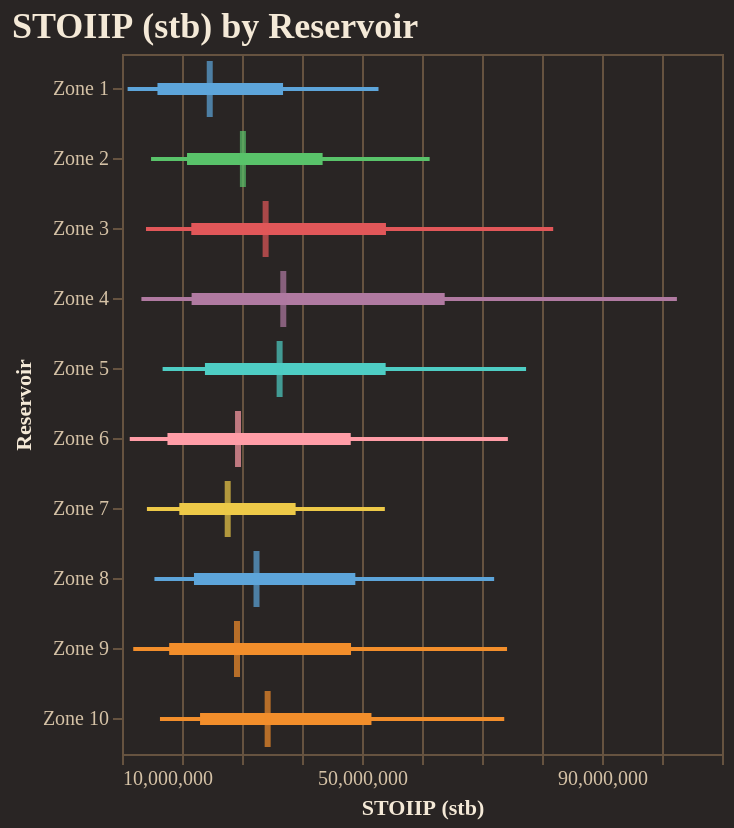

The notebook cell this image was saved under:
### Code cell
fig = reporter.plotter.forest_plot(
    "STOIIP (stb)", 
    backend=PLOTTING_BACKEND
)
fig.show()

### Figure 1 — Vega-Lite specification as saved in the notebook (floating-point values rounded to 4 significant figures)
{"config": {"background": "#292524", "view": {"fill": "#292524", "stroke": "#665340"}, "title": {"color": "#f4e9d7", "font": "Merriweather", "fontSize": 18, "fontWeight": 600, "subtitleColor": "#d5c2a6", "anchor": "start"}, "axis": {"domainColor": "#665340", "gridColor": "#665340", "tickColor": "#665340", "labelColor": "#d5c2a6", "titleColor": "#f4e9d7", "labelFont": "Merriweather", "titleFont": "Merriweather"}, "legend": {"titleColor": "#f4e9d7", "labelColor": "#d5c2a6", "labelFont": "Merriweather", "titleFont": "Merriweather", "orient": "top-right", "symbolType": "circle"}, "header": {"labelColor": "#d5c2a6", "titleColor": "#f4e9d7", "labelFont": "Merriweather", "titleFont": "Merriweather"}, "mark": {"color": "#c78d3b"}, "line": {"color": "#c78d3b"}, "bar": {"color": "#c78d3b"}, "point": {"color": "#ddb06d"}, "area": {"color": "#c78d3b", "opacity": 0.35}, "text": {"color": "#f4e9d7", "font": "Merriweather"}, "range": {"category": ["#5DA5DA", "#F28E2B", "#59C36A", "#E15759", "#B07AA1", "#4ECDC4", "#FF9DA7", "#EDC948"]}}, "layer": [{"mark": {"type": "rule", "strokeWidth": 2}, "encoding": {"color": {"field": "group", "legend": null, "type": "nominal"}, "x": {"field": "p10", "scale": {"zero": false}, "title": "STOIIP (stb)", "type": "quantitative"}, "x2": {"field": "p90"}, "y": {"field": "group", "sort": ["Zone 1", "Zone 2", "Zone 3", "Zone 4", "Zone 5", "Zone 6", "Zone 7", "Zone 8", "Zone 9", "Zone 10"], "title": "Reservoir", "type": "nominal"}}}, {"mark": {"type": "rule", "strokeWidth": 6}, "encoding": {"color": {"field": "group", "legend": null, "type": "nominal"}, "x": {"field": "p25", "scale": {"zero": false}, "title": "STOIIP (stb)", "type": "quantitative"}, "x2": {"field": "p75"}, "y": {"field": "group", "sort": ["Zone 1", "Zone 2", "Zone 3", "Zone 4", "Zone 5", "Zone 6", "Zone 7", "Zone 8", "Zone 9", "Zone 10"], "title": "Reservoir", "type": "nominal"}}}, {"mark": {"type": "tick", "color": "black", "size": 28, "thickness": 3}, "encoding": {"color": {"field": "group", "legend": null, "type": "nominal"}, "tooltip": [{"field": "group", "title": "Group", "type": "nominal"}, {"field": "p10", "title": "P10", "type": "quantitative"}, {"field": "p25", "title": "P25", "type": "quantitative"}, {"field": "median", "title": "Median", "type": "quantitative"}, {"field": "p75", "title": "P75", "type": "quantitative"}, {"field": "p90", "title": "P90", "type": "quantitative"}], "x": {"field": "median", "scale": {"zero": false}, "title": "STOIIP (stb)", "type": "quantitative"}, "y": {"field": "group", "sort": ["Zone 1", "Zone 2", "Zone 3", "Zone 4", "Zone 5", "Zone 6", "Zone 7", "Zone 8", "Zone 9", "Zone 10"], "title": "Reservoir", "type": "nominal"}}}], "data": {"name": "data-751e82be591d612e54dedd9b52da04a3"}, "height": 350, "title": "STOIIP (stb) by Reservoir", "width": "container", "$schema": "https://vega.github.io/schema/vega-lite/v5.20.1.json", "datasets": {"data-751e82be591d612e54dedd9b52da04a3": [{"group": "Zone 1", "p10": 10930000.0, "p25": 15910000.0, "median": 24620000.0, "p75": 36840000.0, "p90": 52750000.0}, {"group": "Zone 2", "p10": 14840000.0, "p25": 20840000.0, "median": 30150000.0, "p75": 43440000.0, "p90": 61280000.0}, {"group": "Zone 3", "p10": 14000000.0, "p25": 21550000.0, "median": 33940000.0, "p75": 53990000.0, "p90": 81870000.0}, {"group": "Zone 4", "p10": 13230000.0, "p25": 21600000.0, "median": 36880000.0, "p75": 63790000.0, "p90": 102500000.0}, {"group": "Zone 5", "p10": 16770000.0, "p25": 23820000.0, "median": 36270000.0, "p75": 53940000.0, "p90": 77340000.0}, {"group": "Zone 6", "p10": 11290000.0, "p25": 17580000.0, "median": 29340000.0, "p75": 48130000.0, "p90": 74310000.0}, {"group": "Zone 7", "p10": 14150000.0, "p25": 19550000.0, "median": 27620000.0, "p75": 38940000.0, "p90": 53810000.0}, {"group": "Zone 8", "p10": 15410000.0, "p25": 21990000.0, "median": 32420000.0, "p75": 48890000.0, "p90": 72020000.0}, {"group": "Zone 9", "p10": 11870000.0, "p25": 17860000.0, "median": 29160000.0, "p75": 48170000.0, "p90": 74170000.0}, {"group": "Zone 10", "p10": 16330000.0, "p25": 23010000.0, "median": 34280000.0, "p75": 51580000.0, "p90": 73710000.0}]}}
